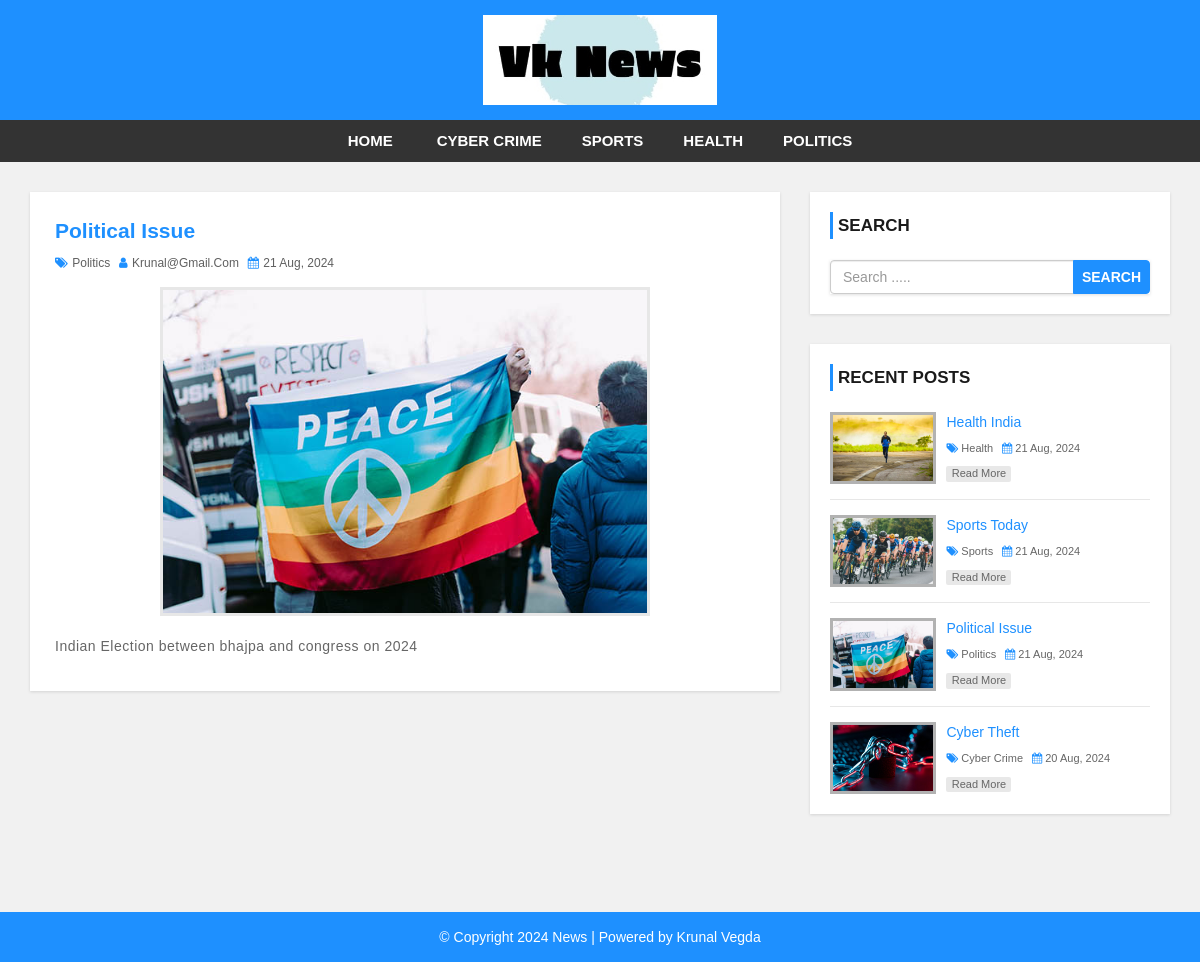
Screenshot of /single.php?id=2 with the database file from the repository.
### tables this page shows
CREATE TABLE `settings` (
  `id` int(11) NOT NULL,
  `websitename` varchar(60) NOT NULL,
  `logo` varchar(50) NOT NULL,
  `footerdesc` varchar(255) NOT NULL
);

CREATE TABLE `category` (
  `category_id` int(11) NOT NULL,
  `category_name` varchar(100) NOT NULL,
  `post` int(11) NOT NULL DEFAULT 0
);

CREATE TABLE `post` (
  `post_id` int(11) NOT NULL,
  `title` varchar(100) NOT NULL,
  `description` text NOT NULL,
  `category` varchar(100) NOT NULL,
  `post_date` varchar(50) NOT NULL,
  `author` int(11) NOT NULL,
  `post_img` varchar(100) NOT NULL
);

CREATE TABLE `user` (
  `user_id` int(10) UNSIGNED NOT NULL,
  `first_name` varchar(30) NOT NULL,
  `last_name` varchar(30) NOT NULL,
  `username` varchar(30) DEFAULT NULL,
  `password` varchar(40) DEFAULT NULL,
  `role` int(11) NOT NULL
);

### config.php (called while the page is built, shortened)
<?php
$hostname = "http://localhost/news-site";
?>

### single.php (the view)
<?php include 'header.php'; ?>
    <div id="main-content">
        <div class="container">
            <div class="row">
                <div class="col-md-8">
                    <div class="post-container">
                      <?php
                        include "config.php";
                        $post_id = $_GET['id'];
                        $sql = "SELECT post.post_id, post.title, post.description,post.post_date,post.author,
                        category.category_name,user.username,post.category,post.post_img FROM post
                        LEFT JOIN category ON post.category = category.category_id
                        LEFT JOIN user ON post.author = user.user_id
                        WHERE post.post_id = {$post_id}";
                        $result = mysqli_query($conn, $sql) or die("Query Failed.");
                        if(mysqli_num_rows($result) > 0){
                          while($row = mysqli_fetch_assoc($result)) {
                      ?>
                        <div class="post-content single-post">
                            <h3><?php echo $row['title']; ?></h3>
                            <div class="post-information">
                                <span>
                                    <i class="fa fa-tags" aria-hidden="true"></i>
                                    <a href='category.php?cid=<?php echo $row['category']; ?>'><?php echo $row['category_name']; ?></a>
                                </span>
                                <span>
                                    <i class="fa fa-user" aria-hidden="true"></i>
                                    <a href='author.php?aid=<?php echo $row['author']; ?>'><?php echo $row['username']; ?></a>
                                </span>
                                <span>
                                    <i class="fa fa-calendar" aria-hidden="true"></i>
                                    <?php echo $row['post_date']; ?>
                                </span>
                            </div>
                            <img class="single-feature-image" src="admin/upload/<?php echo $row['post_img']; ?>" alt=""/>
                            <p class="description">
                                <?php echo $row['description']; ?>
                            </p>
                        </div>
                        <?php
                          }
                        }else{
                          echo "<h2>No Record Found.</h2>";
                        }
                        ?>
                    </div>
                </div>
                <?php include 'sidebar.php'; ?>
            </div>
        </div>
    </div>
<?php include 'footer.php'; ?>

### header.php (shortened to what this page needs)
<?php
  include "config.php";
?>
<!DOCTYPE html>
<html lang="en">
<head>
    <link rel="stylesheet" href="css/bootstrap.min.css"/>
    <link rel="stylesheet" href="css/font-awesome.css">
    <link rel="stylesheet" href="css/style.css">
</head>
<body>
<div id="header">
    <div class="container">
        <div class="row">
            <div class=" col-md-offset-4 col-md-4">
              <?php
                include "config.php";
                $sql = "SELECT * FROM settings";
                $result = mysqli_query($conn, $sql) or die("Query Failed.");
                if(mysqli_num_rows($result) > 0){
                  while($row = mysqli_fetch_assoc($result)) {
                    if($row['logo'] == ""){
                      echo '<a href="index.php"><h1>'.$row['websitename'].'</h1></a>';
                    }else{
                      echo '<a href="index.php" id="logo"><img src="admin/images/'. $row['logo'] .'"></a>';
                    }
                  }
                }
                ?>
            </div>
        </div>
    </div>
</div>
<div id="menu-bar">
    <div class="container">
        <div class="row">
            <div class="col-md-12">
              <?php
                include "config.php";
                $sql = "SELECT * FROM category WHERE post > 0";
                $result = mysqli_query($conn, $sql) or die("Query Failed. : Category");
                if(mysqli_num_rows($result) > 0){
                  $active = "";
              ?>
                <ul class='menu'>
                  <li><a href='<?php echo $hostname; ?>'>Home</a></li>
                  <?php while($row = mysqli_fetch_assoc($result)) {
                    echo "<li><a class='{$active}' href='category.php?cid={$row['category_id']}'>{$row['category_name']}</a></li>";
                  } ?>
                </ul>
                <?php } ?>
            </div>
        </div>
    </div>
</div>

### sidebar.php
<div id="sidebar" class="col-md-4">
    <div class="search-box-container">
        <h4>Search</h4>
        <form class="search-post" action="search.php" method ="GET">
            <div class="input-group">
                <input type="text" name="search" class="form-control" placeholder="Search .....">
                <span class="input-group-btn">
                    <button type="submit" class="btn btn-danger">Search</button>
                </span>
            </div>
        </form>
    </div>
    <div class="recent-post-container">
        <h4>Recent Posts</h4>
        <?php
        include "config.php";
        $limit = 4;
        $sql = "SELECT post.post_id, post.title, post.post_date,
        category.category_name,post.category,post.post_img FROM post
        LEFT JOIN category ON post.category = category.category_id
        ORDER BY post.post_id DESC LIMIT {$limit}";
        $result = mysqli_query($conn, $sql) or die("Query Failed. : Recent Post");
        if(mysqli_num_rows($result) > 0){
          while($row = mysqli_fetch_assoc($result)) {
      ?>
        <div class="recent-post">
            <a class="post-img" href="single.php?id=<?php echo $row['post_id']; ?>">
                <img src="admin/upload/<?php echo $row['post_img']; ?>" alt=""/>
            </a>
            <div class="post-content">
                <h5><a href="single.php?id=<?php echo $row['post_id']; ?>"><?php echo $row['title']; ?></a></h5>
                <span>
                    <i class="fa fa-tags" aria-hidden="true"></i>
                    <a href='category.php?cid=<?php echo $row['category']; ?>'><?php echo $row['category_name']; ?></a>
                </span>
                <span>
                    <i class="fa fa-calendar" aria-hidden="true"></i>
                    <?php echo $row['post_date']; ?>
                </span>
                <a class="read-more" href="single.php?id=<?php echo $row['post_id']; ?>">read more</a>
            </div>
        </div>
    <?php
      }
    }
    ?>
    </div>
</div>

### footer.php
<div id ="footer">
    <div class="container">
        <div class="row">
            <div class="col-md-12">
              <?php
                include "config.php";
                $sql = "SELECT * FROM settings";
                $result = mysqli_query($conn, $sql) or die("Query Failed.");
                if(mysqli_num_rows($result) > 0){
                  while($row = mysqli_fetch_assoc($result)) {
              ?>
                <span><?php echo $row['footerdesc']; ?></span>
              <?php
                }
              }
              ?>
            </div>
        </div>
    </div>
</div>
</body>
</html>

### css/style.css (style rules this page uses)
body { background: #f1f1f1; font-family: sans-serif,arial,Helvetica; }
a, a:hover, a:focus { text-decoration: none; outline: none; }
ul { margin:0; padding:0; list-style:none; }
form { background: #fff; padding: 25px; box-shadow:0 1px 3px rgba(0, 0, 0, 0.13); }
#header { background: #1e90ff; text-align: center; padding: 15px; }
#logo { display: inline-block; width: 65%; }
#logo img { width: 100%; }
#menu-bar { background: #333; text-align: center; }
#menu-bar .menu > li { display: inline-block; }
.menu > li > a { padding: 10px 20px; display: block; text-transform: uppercase; color: #fff; font-size: 15px; font-weight:600; transition:all 0.5s ease 0s; }
#main-content { padding: 30px 0; min-height: 750px; }
#main-content .post-container { background-color: #fff; padding: 25px; box-shadow: 0 1px 3px rgba(0, 0, 0, 0.13); }
#main-content .post-content { border-bottom: 1px solid #d1d1d1; padding: 0 0 30px; margin-bottom:30px; }
#main-content .post-content img { width: 100%; }
#main-content .post-content h3 { font-size: 21px; line-height: 28px; font-weight: 600; margin: 0 0 7px; }
#main-content .post-content .post-information span { color: #606060; font-size: 12px; text-transform: capitalize; margin: 0 5px 5px 0; display: inline-block; }
#main-content .post-content .post-information i { color: #1e90ff; margin-right: 1px; }
#main-content .post-content .post-information a { color: #606060; text-decoration: none; }
#main-content .post-content p, #main-content .single-post p { color: #666; font-size: 14px; letter-spacing: 0.5px; margin:0 0 10px; }
#main-content .post-content a.read-more { color: #fff; background-color: #1E90FF; font-size: 12px; text-transform: capitalize; padding: 3px 8px; border-radius: 2px; transition: all 0.3s; }
#main-content .single-post { border: none; margin-bottom: 0; padding-bottom: 0; }
#main-content .single-post h3 { color: #1e90ff; }
#main-content .single-post .post-information { margin: 0 0 10px; }
#main-content .single-post p { text-align: justify; }
#main-content .single-post img.single-feature-image { width: 70%; margin: 0 auto 20px; display: block; border: 3px solid #e7e7e7; }
i.fa { color:#222; }
#sidebar h4 { color: #1A1A1A; font-size: 17px; line-height: 27px; font-weight:600; text-transform: uppercase; padding: 0 0 0 5px; margin: 0 0 21px; border-left: 3px solid #1e90ff; }
#sidebar .search-box-container { background-color: #fff; padding: 20px; margin: 0 0 30px; box-shadow: 0 1px 3px rgba(0, 0, 0, 0.13); }
#sidebar .search-post { padding: 0; }
#sidebar .search-post input { color: #606060; }
#sidebar .search-post .btn { font-weight: 600; text-transform: uppercase; padding: 6px 8px; background-color: #1E90FF; border-color: #1E90FF; outline: none; }
#sidebar .recent-post-container { padding: 20px; background: #fff; box-shadow: 0 1px 3px rgba(0, 0, 0, 0.13); }
#sidebar .recent-post { border-bottom: 1px solid #e7e7e7; padding: 0 0 15px; margin: 0 0 15px; }
#sidebar .recent-post:last-child { margin: 0; padding: 0; border: none; }
#sidebar .recent-post .post-img { display: inline-block; width: 33%; border: 3px solid rgba(0,0,0,0.3); vertical-align: top; transition: border .3s; }
#sidebar .recent-post .post-img img { width: 100%; }
#sidebar .recent-post .post-content { width: 65%; display: inline-block; border: none; padding: 0 0 0 7px; margin: 0; }
#sidebar .recent-post h5 { font-size: 14px; line-height: 20px; margin: 0 0 5px; }
#sidebar .recent-post h5 a { color: #1E90FF; }
#sidebar .recent-post span { color: #666; font-size: 11px; display: inline-block; margin: 0 5px 10px 0; }
#sidebar .recent-post span a { color: #666; }
#sidebar .recent-post span i { color: #1E90FF; }
#sidebar .recent-post a.read-more { color: #666; background-color: rgba(0,0,0,0.09); width: 65px; font-size: 11px; text-align: center; padding: 0; display: block; transition: all 0.3s; }
#footer { color: #fff; padding:15px 0; text-align:center; background-color:#1e90ff; }

### rows the page displays
settings: logo (picture), footerdesc "© Copyright 2024 News | Powered by Krunal Vegda"
category: category_name "CYBER CRIME"
category: category_name "SPORTS"
category: category_name "HEALTH"
category: category_name "POLITICS"
post: title "Political Issue", category.category_name "Politics", user.username "Krunal@gmail.com", post_date "21 Aug, 2024", post_img (picture), description "Indian Election between bhajpa and congress on 2024"
post: post_img (picture), title "Health India", category.category_name "Health", post_date "21 Aug, 2024"
post: post_img (picture), title "Sports Today", category.category_name "Sports", post_date "21 Aug, 2024"
post: post_img (picture), title "Cyber Theft", category.category_name "Cyber Crime", post_date "20 Aug, 2024"
